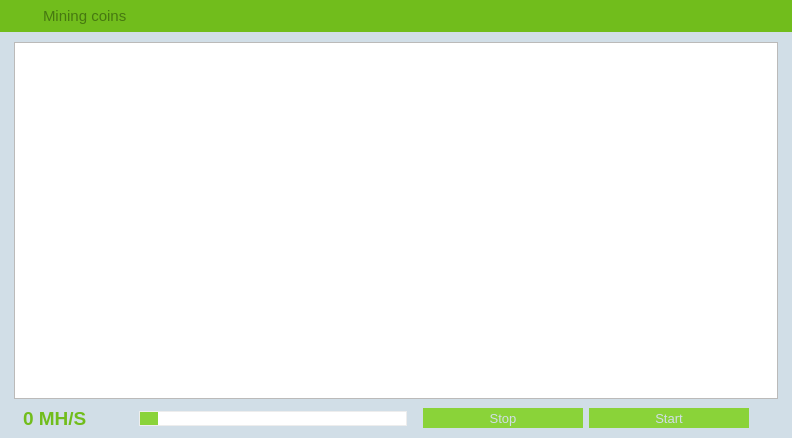
<?xml version="1.0" encoding="UTF-8"?>
<ui version="4.0">
 <class>MiningPage</class>
 <widget class="QWidget" name="MiningPage">
  <property name="geometry">
   <rect>
    <x>0</x>
    <y>0</y>
    <width>792</width>
    <height>438</height>
   </rect>
  </property>
  <property name="palette">
   <palette>
    <active>
     <colorrole role="Button">
      <brush brushstyle="SolidPattern">
       <color alpha="255">
        <red>233</red>
        <green>217</green>
        <blue>216</blue>
       </color>
      </brush>
     </colorrole>
     <colorrole role="Base">
      <brush brushstyle="SolidPattern">
       <color alpha="255">
        <red>233</red>
        <green>217</green>
        <blue>216</blue>
       </color>
      </brush>
     </colorrole>
     <colorrole role="Window">
      <brush brushstyle="SolidPattern">
       <color alpha="255">
        <red>233</red>
        <green>217</green>
        <blue>216</blue>
       </color>
      </brush>
     </colorrole>
     <colorrole role="Highlight">
      <brush brushstyle="SolidPattern">
       <color alpha="255">
        <red>235</red>
        <green>235</green>
        <blue>235</blue>
       </color>
      </brush>
     </colorrole>
     <colorrole role="HighlightedText">
      <brush brushstyle="SolidPattern">
       <color alpha="255">
        <red>171</red>
        <green>127</green>
        <blue>130</blue>
       </color>
      </brush>
     </colorrole>
    </active>
    <inactive>
     <colorrole role="Button">
      <brush brushstyle="SolidPattern">
       <color alpha="255">
        <red>233</red>
        <green>217</green>
        <blue>216</blue>
       </color>
      </brush>
     </colorrole>
     <colorrole role="Base">
      <brush brushstyle="SolidPattern">
       <color alpha="255">
        <red>233</red>
        <green>217</green>
        <blue>216</blue>
       </color>
      </brush>
     </colorrole>
     <colorrole role="Window">
      <brush brushstyle="SolidPattern">
       <color alpha="255">
        <red>233</red>
        <green>217</green>
        <blue>216</blue>
       </color>
      </brush>
     </colorrole>
     <colorrole role="Highlight">
      <brush brushstyle="SolidPattern">
       <color alpha="255">
        <red>235</red>
        <green>235</green>
        <blue>235</blue>
       </color>
      </brush>
     </colorrole>
     <colorrole role="HighlightedText">
      <brush brushstyle="SolidPattern">
       <color alpha="255">
        <red>171</red>
        <green>127</green>
        <blue>130</blue>
       </color>
      </brush>
     </colorrole>
    </inactive>
    <disabled>
     <colorrole role="Button">
      <brush brushstyle="SolidPattern">
       <color alpha="255">
        <red>233</red>
        <green>217</green>
        <blue>216</blue>
       </color>
      </brush>
     </colorrole>
     <colorrole role="Base">
      <brush brushstyle="SolidPattern">
       <color alpha="255">
        <red>233</red>
        <green>217</green>
        <blue>216</blue>
       </color>
      </brush>
     </colorrole>
     <colorrole role="Window">
      <brush brushstyle="SolidPattern">
       <color alpha="255">
        <red>233</red>
        <green>217</green>
        <blue>216</blue>
       </color>
      </brush>
     </colorrole>
     <colorrole role="Highlight">
      <brush brushstyle="SolidPattern">
       <color alpha="255">
        <red>240</red>
        <green>240</green>
        <blue>240</blue>
       </color>
      </brush>
     </colorrole>
     <colorrole role="HighlightedText">
      <brush brushstyle="SolidPattern">
       <color alpha="255">
        <red>171</red>
        <green>127</green>
        <blue>130</blue>
       </color>
      </brush>
     </colorrole>
    </disabled>
   </palette>
  </property>
  <property name="windowTitle">
   <string>Form</string>
  </property>
  <property name="styleSheet">
   <string notr="true"/>
  </property>
  <layout class="QVBoxLayout" name="verticalLayout">
   <property name="spacing">
    <number>0</number>
   </property>
   <property name="leftMargin">
    <number>0</number>
   </property>
   <property name="topMargin">
    <number>0</number>
   </property>
   <property name="rightMargin">
    <number>0</number>
   </property>
   <property name="bottomMargin">
    <number>0</number>
   </property>
   <item>
    <widget class="QWidget" name="wHeader" native="true">
     <property name="minimumSize">
      <size>
       <width>0</width>
       <height>32</height>
      </size>
     </property>
     <property name="maximumSize">
      <size>
       <width>16777215</width>
       <height>32</height>
      </size>
     </property>
     <property name="styleSheet">
      <string notr="true">background-color: rgb(113,189,28);</string>
     </property>
     <property name="is_header" stdset="0">
      <bool>true</bool>
     </property>
     <layout class="QHBoxLayout" name="horizontalLayout_20">
      <property name="leftMargin">
       <number>0</number>
      </property>
      <property name="topMargin">
       <number>0</number>
      </property>
      <property name="rightMargin">
       <number>0</number>
      </property>
      <property name="bottomMargin">
       <number>0</number>
      </property>
      <item>
       <spacer name="horizontalSpacer_28">
        <property name="orientation">
         <enum>Qt::Horizontal</enum>
        </property>
        <property name="sizeType">
         <enum>QSizePolicy::Fixed</enum>
        </property>
        <property name="sizeHint" stdset="0">
         <size>
          <width>7</width>
          <height>20</height>
         </size>
        </property>
       </spacer>
      </item>
      <item>
       <widget class="QLabel" name="label_37">
        <property name="sizePolicy">
         <sizepolicy hsizetype="Preferred" vsizetype="Preferred">
          <horstretch>0</horstretch>
          <verstretch>0</verstretch>
         </sizepolicy>
        </property>
        <property name="minimumSize">
         <size>
          <width>30</width>
          <height>30</height>
         </size>
        </property>
        <property name="maximumSize">
         <size>
          <width>30</width>
          <height>30</height>
         </size>
        </property>
        <property name="text">
         <string/>
        </property>
        <property name="pixmap">
         <pixmap resource="../res.qrc">:/res/mining_title.png</pixmap>
        </property>
       </widget>
      </item>
      <item>
       <widget class="QLabel" name="label_38">
        <property name="font">
         <font>
          <pointsize>11</pointsize>
          <stylestrategy>PreferAntialias</stylestrategy>
         </font>
        </property>
        <property name="styleSheet">
         <string notr="true">QLabel {
	color: rgb(70,120,16);
}</string>
        </property>
        <property name="text">
         <string>Mining coins</string>
        </property>
        <property name="buddy">
         <cstring></cstring>
        </property>
       </widget>
      </item>
     </layout>
    </widget>
   </item>
   <item>
    <widget class="QWidget" name="wContainer" native="true">
     <property name="styleSheet">
      <string notr="true">#wContainer {
	background-color: rgb(209,222,231);
}</string>
     </property>
     <layout class="QVBoxLayout" name="verticalLayout_2">
      <property name="leftMargin">
       <number>14</number>
      </property>
      <property name="topMargin">
       <number>10</number>
      </property>
      <property name="rightMargin">
       <number>14</number>
      </property>
      <property name="bottomMargin">
       <number>8</number>
      </property>
      <item>
       <widget class="QTextEdit" name="miningLog">
        <property name="minimumSize">
         <size>
          <width>0</width>
          <height>100</height>
         </size>
        </property>
        <property name="palette">
         <palette>
          <active>
           <colorrole role="Button">
            <brush brushstyle="SolidPattern">
             <color alpha="255">
              <red>242</red>
              <green>241</green>
              <blue>240</blue>
             </color>
            </brush>
           </colorrole>
           <colorrole role="Base">
            <brush brushstyle="SolidPattern">
             <color alpha="255">
              <red>255</red>
              <green>255</green>
              <blue>255</blue>
             </color>
            </brush>
           </colorrole>
           <colorrole role="Window">
            <brush brushstyle="SolidPattern">
             <color alpha="255">
              <red>242</red>
              <green>241</green>
              <blue>240</blue>
             </color>
            </brush>
           </colorrole>
          </active>
          <inactive>
           <colorrole role="Button">
            <brush brushstyle="SolidPattern">
             <color alpha="255">
              <red>242</red>
              <green>241</green>
              <blue>240</blue>
             </color>
            </brush>
           </colorrole>
           <colorrole role="Base">
            <brush brushstyle="SolidPattern">
             <color alpha="255">
              <red>255</red>
              <green>255</green>
              <blue>255</blue>
             </color>
            </brush>
           </colorrole>
           <colorrole role="Window">
            <brush brushstyle="SolidPattern">
             <color alpha="255">
              <red>242</red>
              <green>241</green>
              <blue>240</blue>
             </color>
            </brush>
           </colorrole>
          </inactive>
          <disabled>
           <colorrole role="Button">
            <brush brushstyle="SolidPattern">
             <color alpha="255">
              <red>242</red>
              <green>241</green>
              <blue>240</blue>
             </color>
            </brush>
           </colorrole>
           <colorrole role="Base">
            <brush brushstyle="SolidPattern">
             <color alpha="255">
              <red>242</red>
              <green>241</green>
              <blue>240</blue>
             </color>
            </brush>
           </colorrole>
           <colorrole role="Window">
            <brush brushstyle="SolidPattern">
             <color alpha="255">
              <red>242</red>
              <green>241</green>
              <blue>240</blue>
             </color>
            </brush>
           </colorrole>
          </disabled>
         </palette>
        </property>
        <property name="styleSheet">
         <string notr="true"> QScrollBar:vertical {
     border: 0px solid grey;
     background: white;
     width: 9px;
     margin: 0px 0px 0 0px;
 }
 QScrollBar::handle:vertical {
     background: rgb(209,222,231);
     min-width: 20px;
 }</string>
        </property>
        <property name="readOnly">
         <bool>true</bool>
        </property>
        <property name="tabKeyNavigation" stdset="0">
         <bool>false</bool>
        </property>
        <property name="columnCount" stdset="0">
         <number>2</number>
        </property>
       </widget>
      </item>
      <item>
       <layout class="QHBoxLayout" name="horizontalLayout">
        <property name="leftMargin">
         <number>9</number>
        </property>
        <property name="topMargin">
         <number>2</number>
        </property>
        <property name="rightMargin">
         <number>9</number>
        </property>
        <property name="bottomMargin">
         <number>0</number>
        </property>
        <item>
         <widget class="QLabel" name="lSpeed">
          <property name="sizePolicy">
           <sizepolicy hsizetype="Preferred" vsizetype="Preferred">
            <horstretch>0</horstretch>
            <verstretch>0</verstretch>
           </sizepolicy>
          </property>
          <property name="minimumSize">
           <size>
            <width>110</width>
            <height>0</height>
           </size>
          </property>
          <property name="palette">
           <palette>
            <active>
             <colorrole role="WindowText">
              <brush brushstyle="SolidPattern">
               <color alpha="255">
                <red>48</red>
                <green>134</green>
                <blue>196</blue>
               </color>
              </brush>
             </colorrole>
             <colorrole role="Text">
              <brush brushstyle="SolidPattern">
               <color alpha="255">
                <red>48</red>
                <green>134</green>
                <blue>196</blue>
               </color>
              </brush>
             </colorrole>
             <colorrole role="ButtonText">
              <brush brushstyle="SolidPattern">
               <color alpha="255">
                <red>48</red>
                <green>134</green>
                <blue>196</blue>
               </color>
              </brush>
             </colorrole>
            </active>
            <inactive>
             <colorrole role="WindowText">
              <brush brushstyle="SolidPattern">
               <color alpha="255">
                <red>48</red>
                <green>134</green>
                <blue>196</blue>
               </color>
              </brush>
             </colorrole>
             <colorrole role="Text">
              <brush brushstyle="SolidPattern">
               <color alpha="255">
                <red>48</red>
                <green>134</green>
                <blue>196</blue>
               </color>
              </brush>
             </colorrole>
             <colorrole role="ButtonText">
              <brush brushstyle="SolidPattern">
               <color alpha="255">
                <red>48</red>
                <green>134</green>
                <blue>196</blue>
               </color>
              </brush>
             </colorrole>
            </inactive>
            <disabled>
             <colorrole role="WindowText">
              <brush brushstyle="SolidPattern">
               <color alpha="255">
                <red>48</red>
                <green>134</green>
                <blue>196</blue>
               </color>
              </brush>
             </colorrole>
             <colorrole role="Text">
              <brush brushstyle="SolidPattern">
               <color alpha="255">
                <red>48</red>
                <green>134</green>
                <blue>196</blue>
               </color>
              </brush>
             </colorrole>
             <colorrole role="ButtonText">
              <brush brushstyle="SolidPattern">
               <color alpha="255">
                <red>48</red>
                <green>134</green>
                <blue>196</blue>
               </color>
              </brush>
             </colorrole>
            </disabled>
           </palette>
          </property>
          <property name="font">
           <font>
            <pointsize>14</pointsize>
            <weight>75</weight>
            <bold>true</bold>
            <stylestrategy>PreferAntialias</stylestrategy>
           </font>
          </property>
          <property name="styleSheet">
           <string notr="true">QLabel {
	color: rgb(113,189,28);
}</string>
          </property>
          <property name="text">
           <string notr="true">0 MH/S</string>
          </property>
          <property name="wordWrap">
           <bool>false</bool>
          </property>
          <property name="textInteractionFlags">
           <set>Qt::TextSelectableByMouse</set>
          </property>
         </widget>
        </item>
        <item>
         <widget class="QSlider" name="procSlider">
          <property name="enabled">
           <bool>true</bool>
          </property>
          <property name="styleSheet">
           <string notr="true">QSlider::groove {
	border: 1px solid #ededed;
	background-color: white;
	min-height: 20px;
}
QSlider::groove:disabled {
	
	color: rgb(138,211,57);
	background-color: rgb(255, 255, 255);
}

QSlider::handle {
	border: none;
	background-color: rgb(138,211,57);
    width: 18px;
}
QSlider::handle:hover {
	background-color: rgb(70,120,16);
}
QSlider::handle:pressed {
	background-color:  rgb(70,120,16);
}
</string>
          </property>
          <property name="minimum">
           <number>1</number>
          </property>
          <property name="maximum">
           <number>1</number>
          </property>
          <property name="orientation">
           <enum>Qt::Horizontal</enum>
          </property>
         </widget>
        </item>
        <item>
         <spacer name="horizontalSpacer_4">
          <property name="orientation">
           <enum>Qt::Horizontal</enum>
          </property>
          <property name="sizeType">
           <enum>QSizePolicy::Fixed</enum>
          </property>
          <property name="sizeHint" stdset="0">
           <size>
            <width>10</width>
            <height>20</height>
           </size>
          </property>
         </spacer>
        </item>
        <item>
         <widget class="QPushButton" name="bStopMining">
          <property name="font">
           <font>
            <pointsize>10</pointsize>
            <stylestrategy>PreferAntialias</stylestrategy>
           </font>
          </property>
          <property name="styleSheet">
           <string notr="true">QPushButton {
	background-color: rgb(138,211,57);
	color: rgb(209,222,231);
	border: 0px solid gray;
	max-height: 20px;
	min-height: 20px;
	max-width: 160px;
	min-width: 160px;
}

QPushButton:pressed:flat {
	background-color: rgb(70,120,16);
}

QPushButton:hover {
	background-color: rgb(70,120,16);
}</string>
          </property>
          <property name="text">
           <string>Stop</string>
          </property>
          <property name="default">
           <bool>false</bool>
          </property>
          <property name="flat">
           <bool>true</bool>
          </property>
         </widget>
        </item>
        <item>
         <widget class="QPushButton" name="bStartMining">
          <property name="font">
           <font>
            <pointsize>10</pointsize>
            <stylestrategy>PreferAntialias</stylestrategy>
           </font>
          </property>
          <property name="styleSheet">
           <string notr="true">QPushButton {
	background-color: rgb(138,211,57);
	color: rgb(209,222,231);
	border: 0px solid gray;
	max-height: 20px;
	min-height: 20px;
	max-width: 160px;
	min-width: 160px;
}

QPushButton:pressed:flat {
	background-color: rgb(70,120,16);
}

QPushButton:hover {
	background-color: rgb(70,120,16);
}</string>
          </property>
          <property name="text">
           <string>Start</string>
          </property>
          <property name="default">
           <bool>true</bool>
          </property>
          <property name="flat">
           <bool>true</bool>
          </property>
         </widget>
        </item>
        <item>
         <spacer name="horizontalSpacer_2">
          <property name="orientation">
           <enum>Qt::Horizontal</enum>
          </property>
          <property name="sizeType">
           <enum>QSizePolicy::Fixed</enum>
          </property>
          <property name="sizeHint" stdset="0">
           <size>
            <width>20</width>
            <height>20</height>
           </size>
          </property>
         </spacer>
        </item>
       </layout>
      </item>
     </layout>
    </widget>
   </item>
  </layout>
 </widget>
 <resources>
  <include location="../res.qrc"/>
 </resources>
 <connections/>
</ui>
